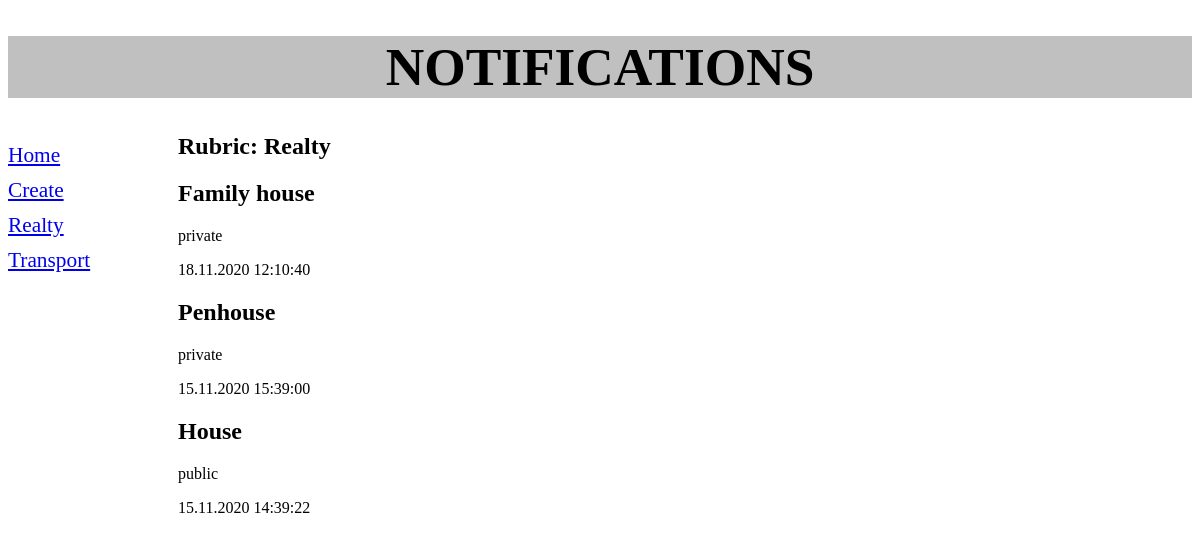
Screenshot of /bboard/1/ with the database file from the repository.
### bboard/models.py (models this page shows, shortened)
class Rubric(models.Model):
    name = models.CharField(max_length=20, db_index=True, verbose_name='Name')
    class Meta:
        verbose_name_plural = 'Rubrics'
        verbose_name = 'Rubric'
        ordering = ['name']

class Bb(models.Model):
    title = models.CharField(max_length=50, verbose_name='Title')
    content = models.TextField(null=True, blank=True, verbose_name='Content')
    price = models.FloatField(null=True, blank=True, verbose_name='Price')
    published = models.DateTimeField(auto_now_add=True, verbose_name='Published')
    rubric = models.ForeignKey('Rubric', null=True, on_delete=models.PROTECT, verbose_name='Rubric')
    class Meta:
        verbose_name_plural = 'Notifications'
        verbose_name = 'Notification'
        ordering = ['-published']

### bboard/views.py (the view)
# urls.py: path('<int:rubric_id>/', by_rubric, name='by_rubric'),
def by_rubric(request, rubric_id):
    bbs = Bb.objects.filter(rubric=rubric_id)
    rubrics = Rubric.objects.all()
    current_rubric = Rubric.objects.get(pk=rubric_id)
    context = {'bbs': bbs, 'rubrics': rubrics, 'current_rubric': current_rubric}
    return render(request, 'bboard/by_rubric.html', context)

### bboard/templates/bboard/by_rubric.html (shortened to what this page needs)
{% extends "layout/basic.html" %}
{% block content %}
    <h2>Rubric: {{ current_rubric.name }}</h2>
    {% for bb in bbs %}
        <div>
            <h2>{{ bb.title }}</h2>
            <p>{{ bb.content }}</p>
            <p>{{ bb.published|date:"d.m.Y H:i:s" }}</p>
        </div>
    {% endfor %}
{% endblock %}

### bboard/templates/layout/basic.html (shortened to what this page needs)
{% load static %}
<!DOCTYPE html>
<html lang="en">
<head>
    <link rel="stylesheet" type="text/css" href="{% static 'bboard/styles.css' %}">
</head>
<body>
    <header>
        <h1>Notifications</h1>
    </header>
    <nav>
        <a href="{% url 'index' %}">Home</a>
        <a href="{% url 'add' %}">Create</a>
        {% for rubric in rubrics %}
            <a href="{% url 'by_rubric' rubric.pk %}">{{ rubric.name }}</a>
        {% endfor %}
    </nav>
    <section>
        {% block content %}
        {% endblock %}
    </section>
</body>
</html>

### bboard/static/bboard/styles.css (style rules this page uses)
header h1 { font-size: 40pt; text-transform: uppercase; text-align: center; background-color: silver; }
nav { font-size: 16pt; width: 150px; float: left; }
nav a { display: block; margin: 10px 0px; }
section { margin-left: 170px; }

### rows the page displays
Rubric: name "Realty"
Rubric: name "Transport"
Bb: title "Family house", content "private", published "18.11.2020 12:10:40"
Bb: title "Penhouse", content "private", published "15.11.2020 15:39:00"
Bb: title "House", content "public", published "15.11.2020 14:39:22"
